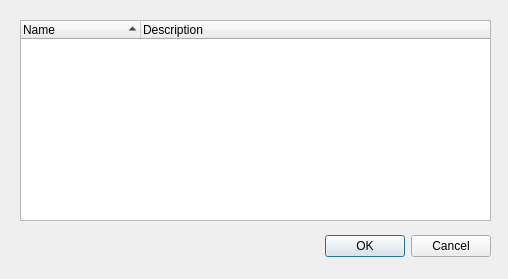
<?xml version="1.0" encoding="UTF-8"?>
<ui version="4.0">
 <class>DuSE::ScriptsMetrics</class>
 <widget class="QDialog" name="DuSE::ScriptsMetrics">
  <property name="geometry">
   <rect>
    <x>0</x>
    <y>0</y>
    <width>508</width>
    <height>279</height>
   </rect>
  </property>
  <property name="windowTitle">
   <string>Dialog</string>
  </property>
  <widget class="QDialogButtonBox" name="buttonBox">
   <property name="geometry">
    <rect>
     <x>150</x>
     <y>230</y>
     <width>341</width>
     <height>32</height>
    </rect>
   </property>
   <property name="orientation">
    <enum>Qt::Horizontal</enum>
   </property>
   <property name="standardButtons">
    <set>QDialogButtonBox::Cancel|QDialogButtonBox::Ok</set>
   </property>
  </widget>
  <widget class="QTreeWidget" name="loadedPlugins">
   <property name="geometry">
    <rect>
     <x>20</x>
     <y>20</y>
     <width>471</width>
     <height>201</height>
    </rect>
   </property>
   <property name="alternatingRowColors">
    <bool>true</bool>
   </property>
   <property name="sortingEnabled">
    <bool>true</bool>
   </property>
   <attribute name="headerDefaultSectionSize">
    <number>120</number>
   </attribute>
   <attribute name="headerMinimumSectionSize">
    <number>35</number>
   </attribute>
   <column>
    <property name="text">
     <string>Name</string>
    </property>
   </column>
   <column>
    <property name="text">
     <string>Description</string>
    </property>
   </column>
  </widget>
 </widget>
 <resources/>
 <connections>
  <connection>
   <sender>buttonBox</sender>
   <signal>accepted()</signal>
   <receiver>DuSE::ScriptsMetrics</receiver>
   <slot>accept()</slot>
   <hints>
    <hint type="sourcelabel">
     <x>248</x>
     <y>254</y>
    </hint>
    <hint type="destinationlabel">
     <x>157</x>
     <y>274</y>
    </hint>
   </hints>
  </connection>
  <connection>
   <sender>buttonBox</sender>
   <signal>rejected()</signal>
   <receiver>DuSE::ScriptsMetrics</receiver>
   <slot>reject()</slot>
   <hints>
    <hint type="sourcelabel">
     <x>316</x>
     <y>260</y>
    </hint>
    <hint type="destinationlabel">
     <x>286</x>
     <y>274</y>
    </hint>
   </hints>
  </connection>
 </connections>
</ui>
